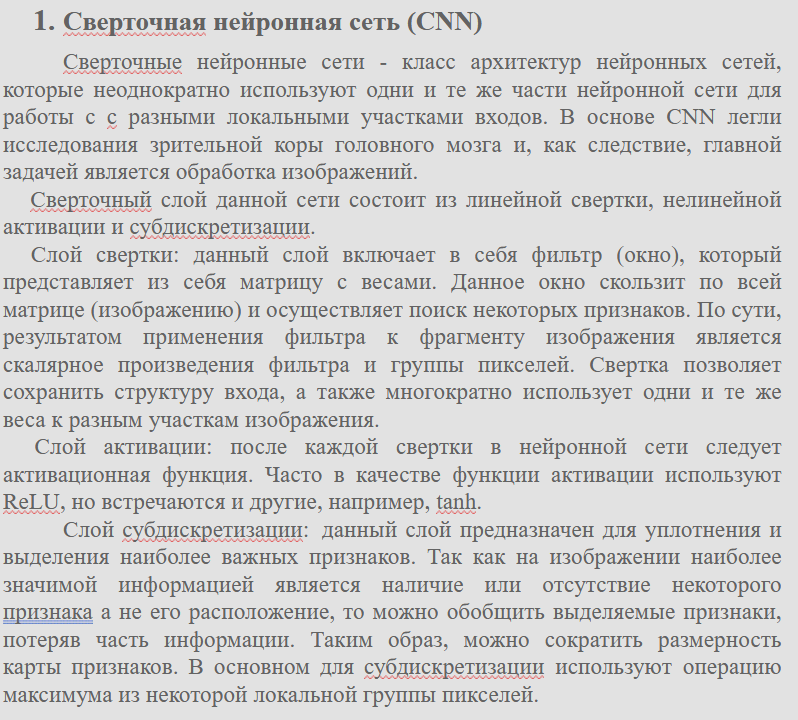
#> input picture OCR_1/img/dip.png, 798 x 720 px, found by its file name; its folder holds only this picture in this run
$ python OCR.py
#> lines starting #> are read from the running program, lines starting #| are printed output that depends on the picture
import pytesseract
import cv2
import os
from PIL import Image
import numpy as np

pytesseract.pytesseract.tesseract_cmd = r'E:\\Program Files\\Anaconda3\\Lib\\site-packages\\Tesseract-OCR\\tesseract.exe'


class Preprocess:

    def __init__(self, img, preprocess="thresh"):
        self.image = cv2.cvtColor(img, cv2.COLOR_BGR2GRAY)
        self.preprocess = preprocess

    # thresholding
    def thresholding(self):
        return cv2.threshold(self.image, 0, 255, cv2.THRESH_BINARY + cv2.THRESH_OTSU)[1]

    # dilation
    def dilate(self):
        kernel = np.ones((5, 5), np.uint8)
        return cv2.dilate(self.image, kernel, iterations=1)

    # erosion
    def erode(self):
        kernel = np.ones((5, 5), np.uint8)
        return cv2.erode(self.image, kernel, iterations=1)

    # opening - erosion followed by dilation
    def opening(self):
        kernel = np.ones((5, 5), np.uint8)
        return cv2.morphologyEx(self.image, cv2.MORPH_OPEN, kernel)

    # canny edge detection
    def canny(self):
        return cv2.Canny(self.image, 100, 200)

    def blur(self):
        return cv2.medianBlur(self.image, 3)

    def choice_preprocess(self):
        if self.preprocess == "thresh":
            res_img = self.thresholding()

        elif self.preprocess == "dilate":
            res_img = self.dilate()

        elif self.preprocess == "erode":
            res_img = self.erode()

        elif self.preprocess == "opening":
            res_img = self.opening()

        elif self.preprocess == "canny":
            res_img = self.canny()

        elif self.preprocess == "blur":
            res_img = self.blur()

        else:
            res_img = self.blur()

        self.image = res_img
        return res_img

    def save_preprocessed(self):
        file_name = "{}.png".format(self.preprocess)
        cv2.imwrite(file_name, self.image)

    def open_preprocessed(self, file_name):
        self.image = Image.open(file_name)

image_name = "dip"
image_path = "img\\{}.png".format(image_name)
style_preprocess = "blur"
image = cv2.imread(image_path)
#> image is the input picture: shape (720, 798, 3); mean B, G, R 210.4, 210.4, 210.6

proc_func = Preprocess(image, style_preprocess)
processed_image = proc_func.choice_preprocess()
#> in blur, `return cv2.medianBlur(self.image, 3)`:
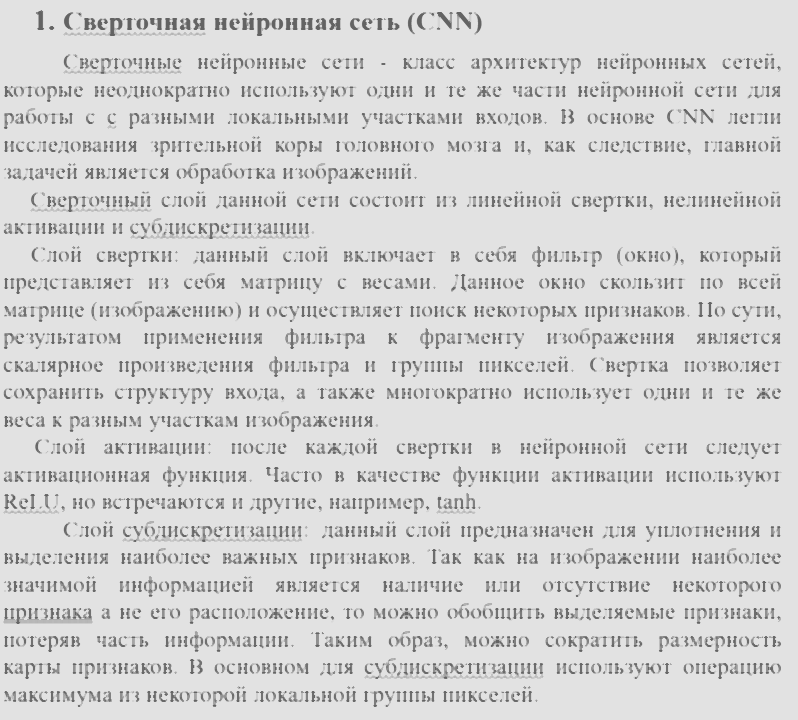
#> returned value: shape (720, 798); min 99, max 226, mean 213.6

#> (the run stopped early here; a loop or call above may not have finished)
